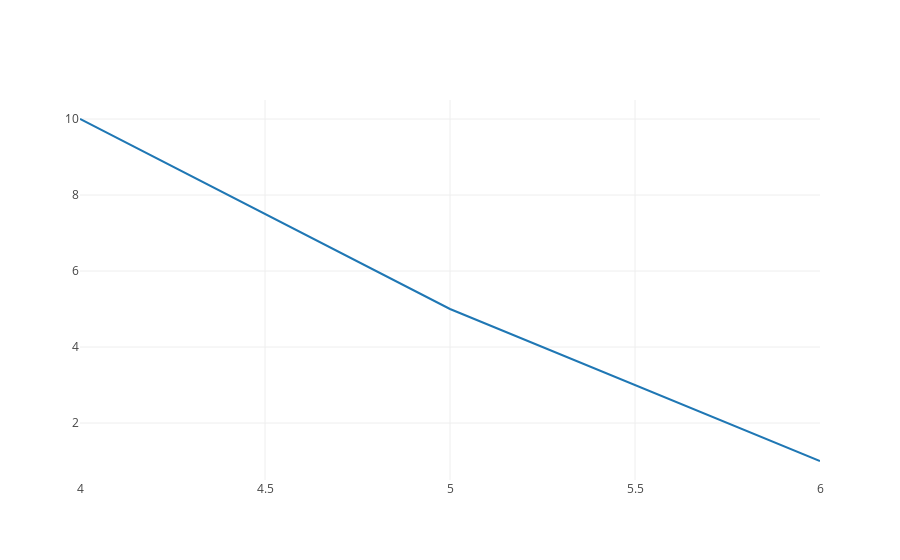

Notebook code cell kept with this figure:
### Code cell
trace4 = trace_values([4, 5, 6], [10, 5, 1], mode = 'lines')
layout = build_layout(options = {'title': 'The big picture'})
plot([trace4], layout)

### Figure 1 — Plotly figure (JSON) as saved in the notebook; plotly's stock layout.template omitted (floating-point values rounded to 4 significant figures)
{"data": [{"mode": "lines", "name": "data", "x": [4, 5, 6], "y": [10, 5, 1]}], "layout": {}}
